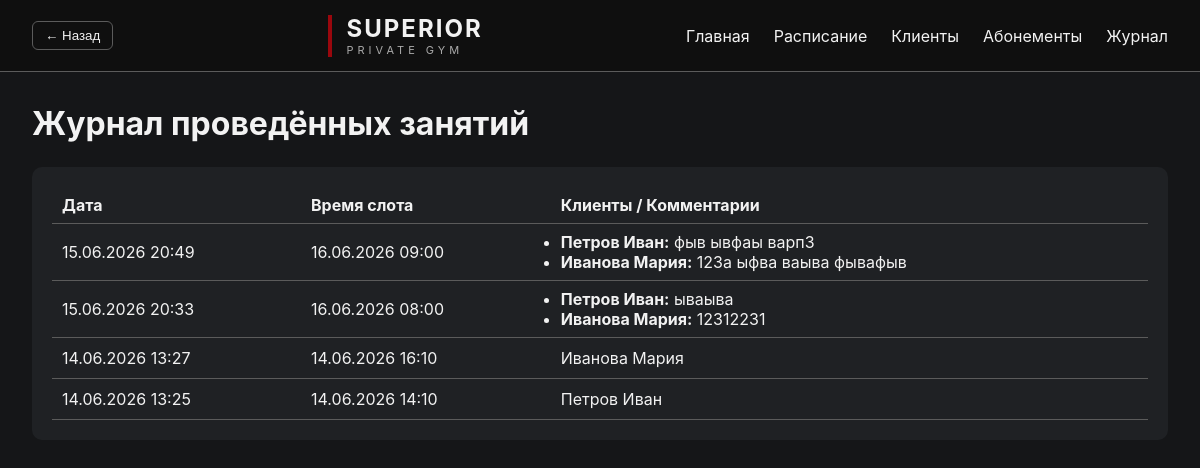
Page /journal on the committed database.
### app.py (models this page shows)
class JournalEntry(Base):
    __tablename__ = "journal"
    id = Column(Integer, primary_key=True)
    created_at = Column(DateTime, default=datetime.now)
    slot_time = Column(DateTime)
    clients = Column(String)  # comma-separated list of client names
    comments = Column(String, nullable=True)  # JSON: mapping client_id -> text

### app.py (the view)
@app.get("/journal")
def journal_page(request: Request, db: Session = Depends(get_db)):
    raw = db.query(JournalEntry).order_by(JournalEntry.created_at.desc()).all()
    entries = []
    for e in raw:
        comments_map = {}
        try:
            if e.comments:
                comments_map = json.loads(e.comments)
        except Exception:
            comments_map = {}
        comments_list = []
        for cid, text in comments_map.items():
            try:
                c = db.get(Client, int(cid))
                name = c.fio() if c else f"#{cid}"
            except Exception:
                name = f"#{cid}"
            comments_list.append((name, text))
        entries.append({"entry": e, "comments": comments_list})
    return templates.TemplateResponse(request=request, name="journal.html", context={"entries": entries})

### templates/journal.html
{% extends "base.html" %}
{% block content %}
<div class="page-title">
    <h1>Журнал проведённых занятий</h1>
</div>
<div class="panel">
    <table class="clients-table">
        <thead><tr><th>Дата</th><th>Время слота</th><th>Клиенты / Комментарии</th></tr></thead>
        <tbody>
        {% for rec in entries %}
            {% set e = rec.entry %}
            <tr>
                <td>{{ e.created_at.strftime('%d.%m.%Y %H:%M') if e.created_at else '' }}</td>
                <td>{{ e.slot_time.strftime('%d.%m.%Y %H:%M') if e.slot_time else '' }}</td>
                <td>
                    {% if rec.comments and rec.comments|length > 0 %}
                        <ul>
                        {% for name, comment in rec.comments %}
                            <li><strong>{{ name }}:</strong> {{ comment }}</li>
                        {% endfor %}
                        </ul>
                    {% else %}
                        {{ e.clients }}
                    {% endif %}
                </td>
            </tr>
        {% endfor %}
        </tbody>
    </table>
</div>
{% endblock %}

### static/style.css (style rules this page uses)
:root { --bg: #151618; --surface: #1F2124; --surface-hover: #252525; --text: #f2f2f2; --muted: #aaaaaa; --accent: #9A070D; --accent-hover: #B10A11; --accent-soft: rgba(154,7,13,.15); --warm_1: #8A6A4A; --warm_2: #7B5A3D; --green: #3c8f3f; --border: #5B5B5B; --radius: 6px; --radius-lg: 10px; --pad: 10px; --pad-lg: 20px; --btn-pad: 6px 12px; --row-height: 41px; --wrapper-rows: 10; }
.panel { background: var(--surface); border-radius: var(--radius-lg); padding: var(--pad-lg); color: var(--text); }
* { margin: 0; padding: 0; box-sizing: border-box; }
body { background: var(--bg); color: var(--text); font-family: Inter, Arial, sans-serif; min-height: 100vh; }
.card, .stat-card, .panel { background: var(--surface); border-radius: var(--radius-lg); padding: var(--pad-lg); color: var(--text); }
.page-title { margin-bottom: 24px; display: flex; justify-content: space-between; align-items: center; }
.clients-table tbody tr { height: var(--row-height); }
.clients-table { width: 100%; border-collapse: collapse; }
.clients-table th, .clients-table td { padding: 8px 10px; border-bottom: 1px solid var(--border); text-align: left; }

### rows in the picture
JournalEntry: created_at "15.06.2026 20:49", slot_time "16.06.2026 09:00"
JournalEntry: created_at "15.06.2026 20:33", slot_time "16.06.2026 08:00"
JournalEntry: created_at "14.06.2026 13:27", slot_time "14.06.2026 16:10", clients "Иванова Мария"
JournalEntry: created_at "14.06.2026 13:25", slot_time "14.06.2026 14:10", clients "Петров Иван"

### other values in the picture
{{ name }} "Петров Иван" "Иванова Мария" "Петров Иван" "Иванова Мария"
{{ comment }} "фыв ывфаы варп3" "123а ыфва ваыва фывафыв" "ываыва" "12312231"
